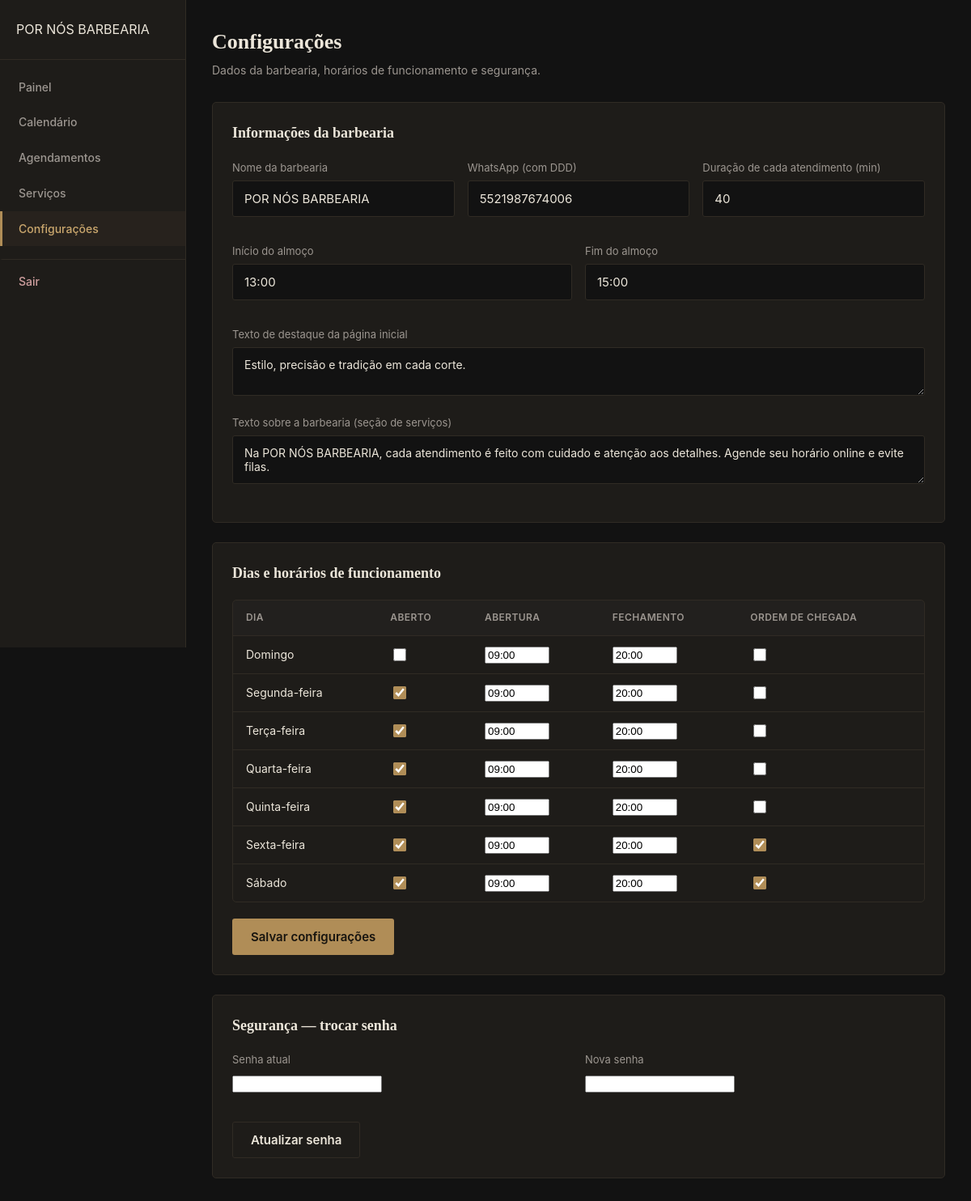
Screenshot of /admin/configuracoes.php (signed in) with the database file from the repository.
### tables this page shows
CREATE TABLE `dias_funcionamento` (
  `dia_semana` tinyint(4) NOT NULL,
  `ativo` tinyint(1) NOT NULL DEFAULT 1,
  `hora_abertura` time NOT NULL DEFAULT '09:00:00',
  `hora_fechamento` time NOT NULL DEFAULT '20:00:00',
  `ordem_chegada` tinyint(1) NOT NULL DEFAULT 0,
  PRIMARY KEY (`dia_semana`)
);

### includes/functions.php (called while the page is built, shortened)
<?php
function getConfiguracoes(): array
{
    static $cache = null;
    if ($cache !== null) return $cache;
    $pdo = conectarBanco();
    $stmt = $pdo->query('SELECT chave, valor FROM configuracoes');
    $cache = [];
    foreach ($stmt->fetchAll() as $row) {
        $cache[$row['chave']] = $row['valor'];
    }
    return $cache;
}
function getConfig(string $chave, $padrao = null)
{
    $config = getConfiguracoes();
    return $config[$chave] ?? $padrao;
}
function getDiasFuncionamento(): array
{
    $pdo = conectarBanco();
    $stmt = $pdo->query('SELECT * FROM dias_funcionamento ORDER BY dia_semana');
    $dias = [];
    foreach ($stmt->fetchAll() as $row) {
        $dias[(int)$row['dia_semana']] = $row;
    }
    return $dias;
}
function nomeDiaSemana(int $dia): string
{
    $nomes = ['Domingo', 'Segunda-feira', 'Terça-feira', 'Quarta-feira', 'Quinta-feira', 'Sexta-feira', 'Sábado'];
    return $nomes[$dia] ?? '';
}
function formatarTelefone(string $telefone): string
{
    $digitos = preg_replace('/\D/', '', $telefone);
    return $telefone;
}

### admin/configuracoes.php (the view, shortened to what this page needs)
<?php
$config = getConfiguracoes();
$dias = getDiasFuncionamento();
require __DIR__ . '/includes/header.php';
?>
<div class="admin-header">
    <div>
        <h1>Configurações</h1>
        <p>Dados da barbearia, horários de funcionamento e segurança.</p>
    </div>
</div>
<div class="form-card">
    <h2>Informações da barbearia</h2>
    <div class="form-grid">
        <div class="form-field"><label>Nome da barbearia</label><input type="text" id="cfgNome" value="<?= htmlspecialchars($config['nome_barbearia'] ?? '') ?>"></div>
        <div class="form-field"><label>WhatsApp (com DDD)</label><input type="text" id="cfgWhatsapp" value="<?= htmlspecialchars(formatarTelefone($config['whatsapp'] ?? '')) ?>"></div>
        <div class="form-field"><label>Duração de cada atendimento (min)</label><input type="text" id="cfgDuracao" value="<?= htmlspecialchars($config['duracao_atendimento'] ?? '40') ?>"></div>
    </div>
    <div class="form-grid" style="margin-top:16px;">
        <div class="form-field"><label>Início do almoço</label><input type="text" id="cfgAlmocoInicio" value="<?= htmlspecialchars(substr($config['almoco_inicio'] ?? '13:00', 0, 5)) ?>" placeholder="13:00"></div>
        <div class="form-field"><label>Fim do almoço</label><input type="text" id="cfgAlmocoFim" value="<?= htmlspecialchars(substr($config['almoco_fim'] ?? '15:00', 0, 5)) ?>" placeholder="15:00"></div>
    </div>
    <div class="form-field" style="margin-top:16px;">
        <label>Texto de destaque da página inicial</label>
        <textarea id="cfgTextoHero" rows="2"><?= htmlspecialchars($config['texto_hero'] ?? '') ?></textarea>
    </div>
    <div class="form-field">
        <label>Texto sobre a barbearia (seção de serviços)</label>
        <textarea id="cfgTextoSobre" rows="2"><?= htmlspecialchars($config['texto_sobre'] ?? '') ?></textarea>
    </div>
</div>
<div class="form-card">
    <h2>Dias e horários de funcionamento</h2>
    <div class="table-card" style="margin-bottom:0;">
        <table class="data-table">
            <thead><tr><th>Dia</th><th>Aberto</th><th>Abertura</th><th>Fechamento</th><th>Ordem de chegada</th></tr></thead>
            <tbody id="tabelaDias">
                <?php foreach ($dias as $dia => $d): ?>
                <tr data-dia="<?= $dia ?>">
                    <td><?= nomeDiaSemana((int)$dia) ?></td>
                    <td><label class="checkbox-inline"><input type="checkbox" class="dia-ativo" <?= (int)$d['ativo'] === 1 ? 'checked' : '' ?>></label></td>
                    <td><input type="text" class="dia-abertura" value="<?= substr($d['hora_abertura'],0,5) ?>" style="width:80px;"></td>
                    <td><input type="text" class="dia-fechamento" value="<?= substr($d['hora_fechamento'],0,5) ?>" style="width:80px;"></td>
                    <td><label class="checkbox-inline"><input type="checkbox" class="dia-ordem" <?= (int)$d['ordem_chegada'] === 1 ? 'checked' : '' ?>></label></td>
                </tr>
                <?php endforeach; ?>
            </tbody>
        </table>
    </div>
    <div class="form-actions">
        <button class="btn btn-primary" onclick="salvarConfiguracoes()">Salvar configurações</button>
    </div>
</div>
<div class="form-card">
    <h2>Segurança — trocar senha</h2>
    <div class="form-grid">
        <div class="form-field"><label>Senha atual</label><input type="password" id="senhaAtual"></div>
        <div class="form-field"><label>Nova senha</label><input type="password" id="novaSenha"></div>
    </div>
    <div class="form-actions">
        <button class="btn btn-outline" onclick="trocarSenha()">Atualizar senha</button>
    </div>
</div>
<?php require __DIR__ . '/includes/footer.php'; ?>

### assets/css/style.css (style rules this page uses)
:root { --bg: #121212; --bg-soft: #1a1a1a; --surface: #1e1c19; --border: #302b24; --brass: #b08d57; --brass-light: #cba86e; --text: #ece6da; --text-muted: #9c9690; --danger: #8a3b3b; --success: #3f6b46; --radius: 3px; --font-display: 'Bitter', Georgia, serif; --font-body: 'Inter', system-ui, sans-serif; }
* { box-sizing: border-box; }
html { scroll-behavior: smooth; }
body { margin: 0; background: var(--bg); color: var(--text); font-family: var(--font-body); line-height: 1.55; }
.btn { display: inline-flex; align-items: center; justify-content: center; gap: 8px; padding: 12px 22px; border-radius: var(--radius); font-family: var(--font-body); font-weight: 600; font-size: 15px; border: 1px solid transparent; cursor: pointer; transition: transform 0.15s ease, background 0.15s ease, border-color 0.15s ease; }
.btn-primary { background: var(--brass); color: #17140f; }
.btn-outline { background: transparent; color: var(--text); border-color: var(--border); }
.form-field { margin-bottom: 16px; }
.form-field label { display: block; font-size: 13px; color: var(--text-muted); margin-bottom: 6px; }
.form-field input[type=text], .form-field input[type=tel], .form-field input[type=date] { width: 100%; padding: 12px 14px; background: var(--bg); border: 1px solid var(--border); border-radius: var(--radius); color: var(--text); font-size: 15px; font-family: var(--font-body); }

### assets/css/admin.css (style rules this page uses)
.admin-header { display: flex; justify-content: space-between; align-items: flex-start; margin-bottom: 28px; flex-wrap: wrap; gap: 12px; }
.admin-header h1 { font-family: var(--font-display); font-size: 26px; margin: 0 0 4px; }
.admin-header p { color: var(--text-muted); margin: 0; font-size: 14px; }
.table-card { background: var(--surface); border: 1px solid var(--border); border-radius: 5px; overflow: hidden; }
table.data-table { width: 100%; border-collapse: collapse; font-size: 14px; }
table.data-table th { text-align: left; padding: 12px 16px; background: rgba(255,255,255,0.02); color: var(--text-muted); font-weight: 600; font-size: 12px; text-transform: uppercase; letter-spacing: 0.4px; border-bottom: 1px solid var(--border); }
table.data-table td { padding: 12px 16px; border-bottom: 1px solid var(--border); vertical-align: middle; }
table.data-table tr:last-child td { border-bottom: none; }
.form-card { background: var(--surface); border: 1px solid var(--border); border-radius: 5px; padding: 24px; margin-bottom: 24px; }
.form-card h2 { font-family: var(--font-display); font-size: 18px; margin: 0 0 18px; }
.form-grid { display: grid; grid-template-columns: repeat(auto-fit, minmax(200px, 1fr)); gap: 16px; }
.form-field textarea { width: 100%; padding: 12px 14px; background: var(--bg); border: 1px solid var(--border); border-radius: var(--radius); color: var(--text); font-size: 14px; font-family: var(--font-body); resize: vertical; }
.form-actions { margin-top: 20px; display: flex; gap: 10px; }
.checkbox-inline { display: flex; align-items: center; gap: 8px; font-size: 14px; }
.checkbox-inline input { width: 16px; height: 16px; accent-color: var(--brass); }

### rows the page displays
dias_funcionamento: dia "Domingo", hora_abertura "09:00", hora_fechamento "20:00"
dias_funcionamento: dia "Segunda-feira", ativo "☑", hora_abertura "09:00", hora_fechamento "20:00"
dias_funcionamento: dia "Terça-feira", ativo "☑", hora_abertura "09:00", hora_fechamento "20:00"
dias_funcionamento: dia "Quarta-feira", ativo "☑", hora_abertura "09:00", hora_fechamento "20:00"
dias_funcionamento: dia "Quinta-feira", ativo "☑", hora_abertura "09:00", hora_fechamento "20:00"
dias_funcionamento: dia "Sexta-feira", ativo "☑", hora_abertura "09:00", hora_fechamento "20:00", ordem_chegada "☑"
dias_funcionamento: dia "Sábado", ativo "☑", hora_abertura "09:00", hora_fechamento "20:00", ordem_chegada "☑"

### other values shown
$nomeBarbearia "POR NÓS BARBEARIA"
